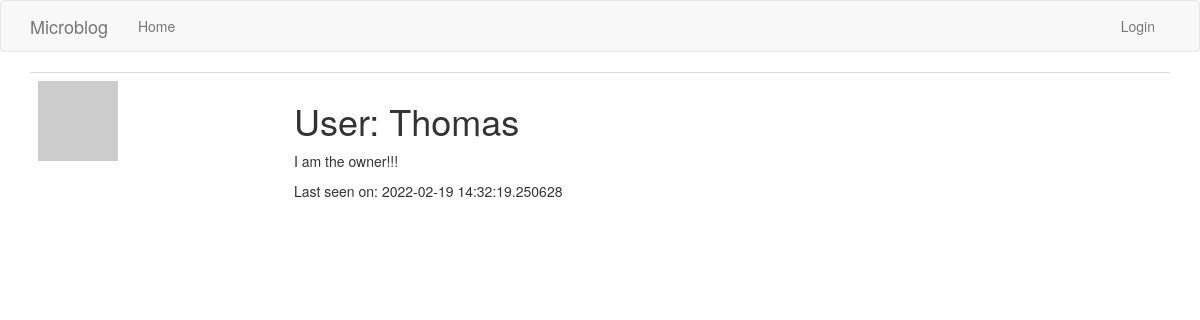
Screenshot of /user/Thomas with the database file from the repository.
### app/models.py (models this page shows, shortened)
class User(UserMixin, db.Model):
    id = db.Column(db.Integer, primary_key=True)
    username = db.Column(db.String(64), index=True, unique=True)
    email = db.Column(db.String(120), index=True, unique=True)
    password_hash = db.Column(db.String(128))
    admin = db.Column(db.Boolean)
    about_me = db.Column(db.String(140))
    last_seen = db.Column(db.DateTime, default=datetime.utcnow)
    def avatar(self, size):
        digest = md5(self.email.lower().encode('utf-8')).hexdigest()
        return 'https://www.gravatar.com/avatar/{}?d=identicon&s={}'.format(digest, size)

### app/routes.py (the view)
@app.route('/user/<username>')
def user(username):
    user = User.query.filter_by(username=username).first()
    return render_template('user.html', user=user)

### app/routes.py (called while the page is built)
@app.before_request
def before_request():
    if not current_user.is_anonymous:
        current_user.last_seen = datetime.utcnow()
        db.session.commit()

### app/templates/user.html (shortened to what this page needs)
{% extends "base.html" %}
{% block app_content %}
    <table class="table table-hover">
        <tr>
            <td width="256px"><img src="{{ user.avatar(256) }}"></td>
            <td>
                <h1>User: {{ user.username }}</h1>
                {% if user.about_me %}<p>{{ user.about_me }}</p>{% endif %}
                {% if user.last_seen %}<p>Last seen on: {{ user.last_seen }}</p>{% endif %}
            </td>
        </tr>
    </table>
{% endblock %}

### app/templates/base.html (shortened to what this page needs)
{% extends 'bootstrap/base.html' %}
{% block navbar %}
    <nav class="navbar navbar-default">
        <div class="container">
            <div class="navbar-header">
                <a class="navbar-brand" href="{{ url_for('index') }}">Microblog</a>
            </div>
            <div class="collapse navbar-collapse" id="bs-example-navbar-collapse-1">
                <ul class="nav navbar-nav">
                    <li><a href="{{ url_for('index') }}">Home</a></li>
                </ul>
                <ul class="nav navbar-nav navbar-right">
                    {% if current_user.is_anonymous %}
                    <li><a href="{{ url_for('login') }}">Login</a></li>
                    {% else %}
                    <li><a href="{{ url_for('user', username=current_user.username) }}">Profile</a></li>
                    <li><a href="{{ url_for('logout') }}">Logout</a></li>
                    {% endif %}
                </ul>
            </div>
        </div>
    </nav>
{% endblock %}
{% block content %}
    <div class="container">
        {% block app_content %}{% endblock %}
    </div>
{% endblock %}

### rows the page displays
User: username "Thomas", about_me "I am the owner!!!", last_seen "2022-02-19 14:32:19.250628"
